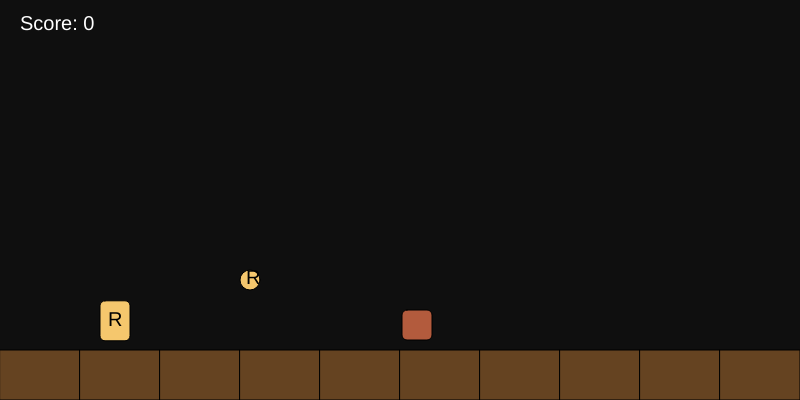
Frame 1 (no input)
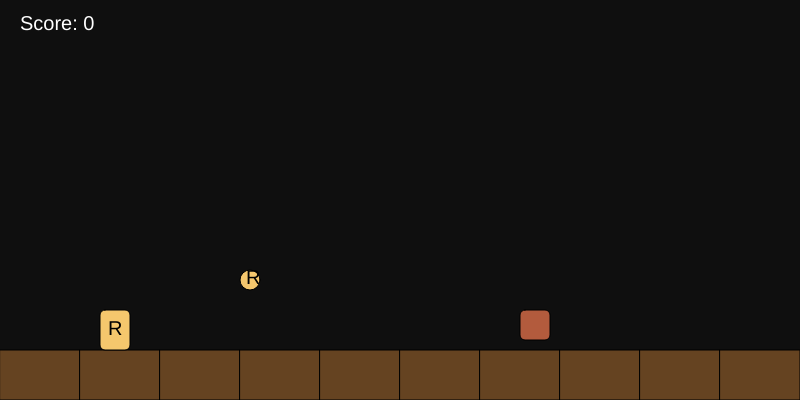
Frame 60 (no input)
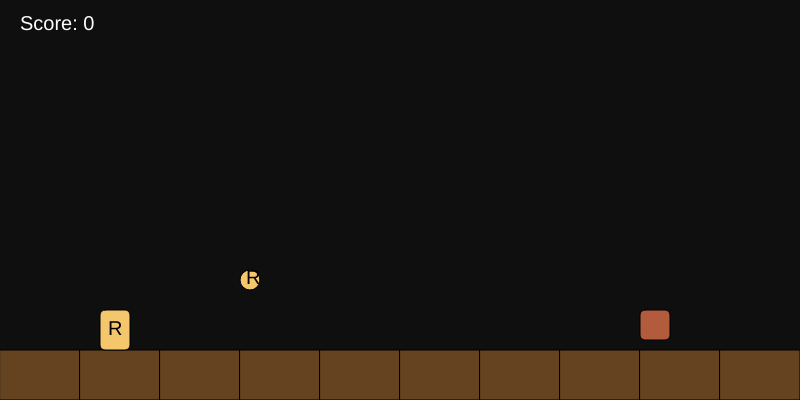
Frame 120 (the mouse pressed at the canvas centre since frame 60)

The p5.js sketch that drew these frames (run headless with seeded random() and noise() and a simulated clock; from frame 60 on, the mouse is pressed at the canvas centre):

// p5.js sketch
// ── sketch.js
let player, ground = [], enemies = [], coins = [];
let gravity = 0.8, score = 0;

function setup() {
  createCanvas(800, 400);
  player = new Rialo(100, 300);
  for (let i = 0; i < 10; i++) ground.push(new Block(i*80, 350, 80, 50));
  enemies.push(new Goomba(400, 310));
  coins.push(new Coin(250, 280));
}

function draw() {
  background(15);
  fill(255);
  textSize(20);
  text(`Score: ${score}`, 20, 30);

  for (let b of ground) b.show();
  for (let e of enemies) e.update(), e.show();
  for (let c of coins) c.update(), c.show();

  player.update();
  player.show();

  // Collision with ground
  for (let b of ground)
    if (player.hits(b)) player.land(b);

  // Enemy collision
  for (let e of enemies)
    if (player.hits(e)) {
      if (player.vy > 0) { e.dead = true; player.vy = -10; }
      else resetGame();
    }

  // Coin collision
  for (let c of coins)
    if (!c.collected && player.hits(c)) {
      c.collected = true;
      score++;
    }

  coins = coins.filter(c => !c.collected);
  enemies = enemies.filter(e => !e.dead);
}

function keyPressed() {
  if (keyCode === UP_ARROW && player.onGround) player.vy = -15;
  if (keyCode === LEFT_ARROW) player.vx = -5;
  if (keyCode === RIGHT_ARROW) player.vx = 5;
}

function keyReleased() {
  if (keyCode === LEFT_ARROW || keyCode === RIGHT_ARROW) player.vx = 0;
}

function resetGame() {
  score = 0;
  player.x = 100;
  player.y = 300;
  enemies = [new Goomba(400, 310)];
  coins = [new Coin(250, 280)];
}

// Classes
class Rialo {
  constructor(x, y){ this.x=x; this.y=y; this.w=30; this.h=40; this.vx=0; this.vy=0; this.onGround=false; }
  update(){
    this.vy += gravity;
    this.y += this.vy;
    this.x += this.vx;
    this.onGround = false;
    if (this.y > 310){ this.y = 310; this.vy = 0; this.onGround = true; }
  }
  show(){
    fill('#f5c76d'); // warna krem seperti logo Rialo
    rect(this.x, this.y, this.w, this.h, 5);
    fill(0);
    text('R', this.x+8, this.y+25);
  }
  hits(obj){
    return (this.x < obj.x + obj.w &&
            this.x + this.w > obj.x &&
            this.y < obj.y + obj.h &&
            this.y + this.h > obj.y);
  }
  land(block){
    this.y = block.y - this.h;
    this.vy = 0;
    this.onGround = true;
  }
}

class Block { constructor(x,y,w,h){this.x=x;this.y=y;this.w=w;this.h=h;} show(){ fill('#654321'); rect(this.x,this.y,this.w,this.h);} }

class Goomba {
  constructor(x,y){ this.x=x; this.y=y; this.w=30; this.h=30; this.vx=2; this.dead=false; }
  update(){ this.x += this.vx; if (this.x<0||this.x>width-30) this.vx*=-1; }
  show(){ fill('#b35b3d'); rect(this.x,this.y,this.w,this.h,5); }
}

class Coin {
  constructor(x,y){ this.x=x; this.y=y; this.w=20; this.h=20; this.collected=false; }
  update(){}
  show(){
    if (!this.collected){
      fill('#f5c76d');
      ellipse(this.x,this.y,this.w,this.h);
      fill(0);
      text('R',this.x-4,this.y+4);
    }
  }
}
